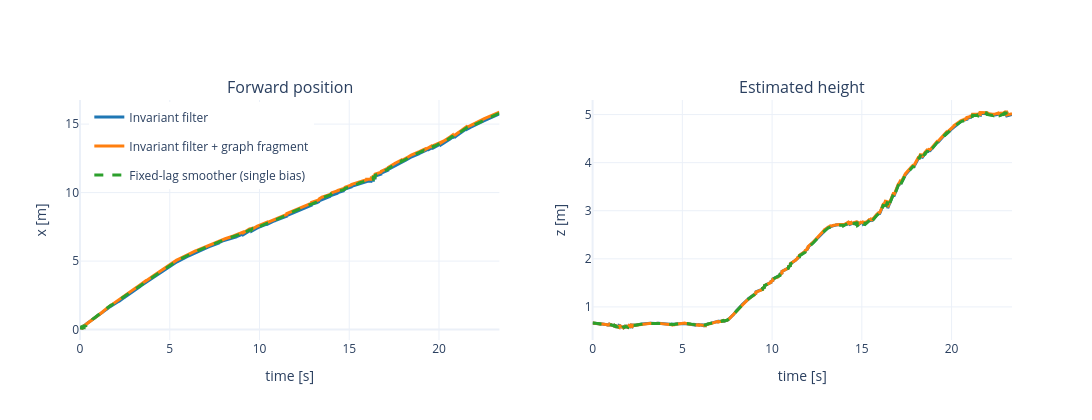

Notebook cell for this chart:
### Markdown cell above
## Position and Height

The staircase profile is easiest to see in forward motion and vertical position. The middle of the sequence includes a landing, so the height curve is not just one uniform climb.

For the early flat segment before the staircase, the replay helper applies a known terrain height of `0 m`. That keeps the pre-stair height estimate well anchored without adding extra detector machinery to the tutorial.

The plots below start at the first full-contact event. That removes the initial transient where the estimators are still waiting for enough stance contacts to perform their one-time contact-based initialization.

### Code cell
fig = make_subplots(rows=1, cols=2, subplot_titles=("Forward position", "Estimated height"))
for variant, result in DISPLAY_RESULTS.items():
    trajectory = result["trajectory"]
    times = np.array([row["timestamp_s"] for row in trajectory])
    xs = np.array([row["x"] for row in trajectory])
    zs = np.array([row["z"] for row in trajectory])
    line = dict(color=COLORS[variant], width=3, dash=LINE_STYLES[variant])
    fig.add_trace(go.Scatter(x=times, y=xs, mode="lines", name=LABELS[variant], line=line, legendgroup=variant), row=1, col=1)
    fig.add_trace(go.Scatter(x=times, y=zs, mode="lines", name=LABELS[variant], line=line, legendgroup=variant, showlegend=False), row=1, col=2)
fig.update_xaxes(title_text="time [s]", row=1, col=1)
fig.update_xaxes(title_text="time [s]", row=1, col=2)
fig.update_yaxes(title_text="x [m]", row=1, col=1)
fig.update_yaxes(title_text="z [m]", row=1, col=2)
fig.update_layout(height=420, width=1100, template="plotly_white", legend=dict(x=0.01, y=0.99))
fig.show()

### Figure 1 — Plotly figure (JSON) as saved in the notebook; plotly's stock layout.template omitted (floating-point values rounded to 4 significant figures; data arrays with more than 128 entries replaced by an {"elided": "..."} marker saying what was removed)
{"data": [{"legendgroup": "invariant_ekf", "line": {"color": "#1f77b4", "dash": "solid", "width": 3}, "mode": "lines", "name": "Invariant filter", "type": "scatter", "x": {"elided": "2598 float values"}, "xaxis": "x", "y": {"elided": "2598 float values"}, "yaxis": "y"}, {"legendgroup": "invariant_ekf", "line": {"color": "#1f77b4", "dash": "solid", "width": 3}, "mode": "lines", "name": "Invariant filter", "showlegend": false, "type": "scatter", "x": {"elided": "2598 float values"}, "xaxis": "x2", "y": {"elided": "2598 float values"}, "yaxis": "y2"}, {"legendgroup": "invariant_graph", "line": {"color": "#ff7f0e", "dash": "solid", "width": 3}, "mode": "lines", "name": "Invariant filter + graph fragment", "type": "scatter", "x": {"elided": "2598 float values"}, "xaxis": "x", "y": {"elided": "2598 float values"}, "yaxis": "y"}, {"legendgroup": "invariant_graph", "line": {"color": "#ff7f0e", "dash": "solid", "width": 3}, "mode": "lines", "name": "Invariant filter + graph fragment", "showlegend": false, "type": "scatter", "x": {"elided": "2598 float values"}, "xaxis": "x2", "y": {"elided": "2598 float values"}, "yaxis": "y2"}, {"legendgroup": "fixed_lag_single_bias", "line": {"color": "#2ca02c", "dash": "dash", "width": 3}, "mode": "lines", "name": "Fixed-lag smoother (single bias)", "type": "scatter", "x": {"elided": "2598 float values"}, "xaxis": "x", "y": {"elided": "2598 float values"}, "yaxis": "y"}, {"legendgroup": "fixed_lag_single_bias", "line": {"color": "#2ca02c", "dash": "dash", "width": 3}, "mode": "lines", "name": "Fixed-lag smoother (single bias)", "showlegend": false, "type": "scatter", "x": {"elided": "2598 float values"}, "xaxis": "x2", "y": {"elided": "2598 float values"}, "yaxis": "y2"}], "layout": {"annotations": [{"font": {"size": 16}, "showarrow": false, "text": "Forward position", "x": 0.225, "xanchor": "center", "xref": "paper", "y": 1, "yanchor": "bottom", "yref": "paper"}, {"font": {"size": 16}, "showarrow": false, "text": "Estimated height", "x": 0.775, "xanchor": "center", "xref": "paper", "y": 1, "yanchor": "bottom", "yref": "paper"}], "height": 420, "legend": {"x": 0.01, "y": 0.99}, "width": 1100, "xaxis": {"anchor": "y", "domain": [0, 0.45], "title": {"text": "time [s]"}}, "xaxis2": {"anchor": "y2", "domain": [0.55, 1], "title": {"text": "time [s]"}}, "yaxis": {"anchor": "x", "domain": [0, 1], "title": {"text": "x [m]"}}, "yaxis2": {"anchor": "x2", "domain": [0, 1], "title": {"text": "z [m]"}}}}
